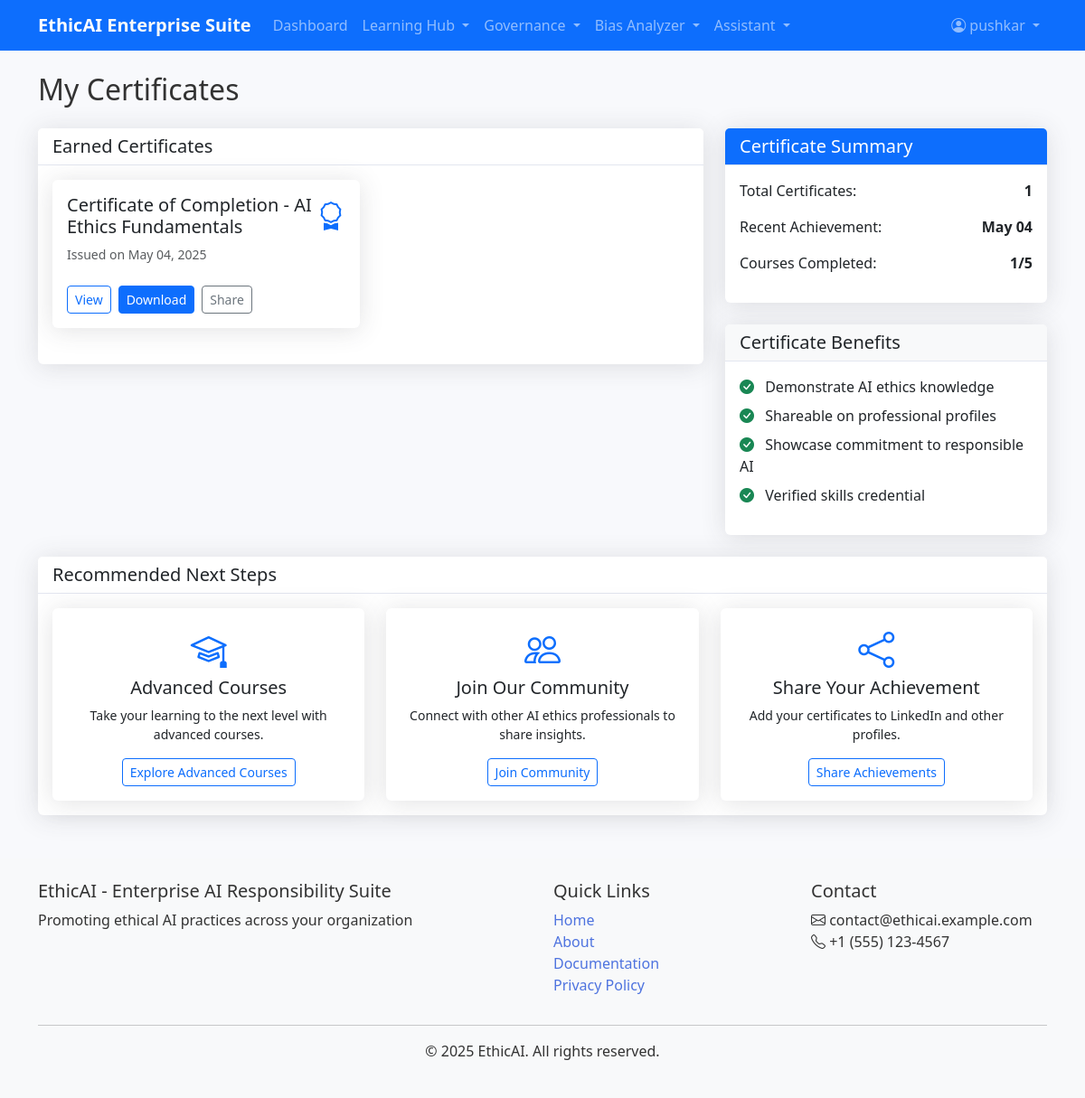
Screenshot of /learning/certificates (signed in) with the database file from the repository.
### app/models.py (models this page shows, shortened)
class User(UserMixin, db.Model):
    id = db.Column(db.Integer, primary_key=True)
    username = db.Column(db.String(64), index=True, unique=True)
    email = db.Column(db.String(120), index=True, unique=True)
    password_hash = db.Column(db.String(128))
    role = db.Column(db.String(20), default=ROLES['USER'])
    is_active = db.Column(db.Boolean, default=True)
    created_at = db.Column(db.DateTime, default=datetime.utcnow)
    certificates = db.relationship('Certificate', backref='user', lazy='dynamic')
    ai_models = db.relationship('AIModel', backref='owner', lazy='dynamic')
    assessments = db.relationship('Assessment', backref='user', lazy='dynamic')
    assistant_interactions = db.relationship('AssistantInteraction', backref='user', lazy='dynamic')

class Certificate(db.Model):
    id = db.Column(db.Integer, primary_key=True)
    title = db.Column(db.String(128))
    pdf_path = db.Column(db.String(256))
    issued_date = db.Column(db.DateTime, default=datetime.utcnow)
    user_id = db.Column(db.Integer, db.ForeignKey('user.id'))
    course_id = db.Column(db.Integer, db.ForeignKey('course.id'))

### app/modules/learning_hub/routes.py (the view)
@bp.route('/certificates')
@login_required
def certificates():
    try:
        certificates = Certificate.query.filter_by(user_id=current_user.id).all()
        return render_template(
            'learning_hub/certificates.html',
            title='My Certificates',
            certificates=certificates
        )
    except Exception as e:
        print(f"Database error: {e}")
        flash("An error occurred while processing your request. Please try again later.", "error")
        return redirect(url_for('main.index'))

### app/models.py (called while the page is built)
@login_manager.user_loader
def load_user(id):
    return User.query.get(int(id))

### app/templates/learning_hub/certificates.html (shortened to what this page needs)
{% extends "base.html" %}
{% block content %}
<h1 class="h2 mb-4">My Certificates</h1>
<div class="row mb-4">
    <div class="col-lg-8">
        <div class="card">
            <div class="card-header">
                <h5 class="m-0">Earned Certificates</h5>
            </div>
            <div class="card-body">
                {% if certificates %}
                    <div class="row">
                        {% for certificate in certificates %}
                            <div class="col-md-6 mb-4">
                                <div class="card certificate-card h-100">
                                    <div class="card-body">
                                        <div class="certificate-header d-flex justify-content-between align-items-start">
                                            <div>
                                                <h5 class="card-title">{{ certificate.title }}</h5>
                                                <p class="card-text small text-muted">Issued on {{ certificate.issued_date.strftime('%B %d, %Y') }}</p>
                                            </div>
                                            <div class="certificate-badge">
                                                <i class="bi bi-award text-primary fs-2"></i>
                                            </div>
                                        </div>
                                        <div class="certificate-actions mt-4">
                                            <div class="d-flex gap-2">
                                                <a href="{{ url_for('learning_hub.view_certificate', certificate_id=certificate.id) }}" class="btn btn-sm btn-outline-primary">View</a>
                                                <a href="{{ url_for('learning_hub.download_certificate', certificate_id=certificate.id) }}" class="btn btn-sm btn-primary">Download</a>
                                                <button class="btn btn-sm btn-outline-secondary">Share</button>
                                            </div>
                                        </div>
                                    </div>
                                </div>
                            </div>
                        {% endfor %}
                    </div>
                {% endif %}
            </div>
        </div>
    </div>
    <div class="col-lg-4">
        <div class="card mb-4">
            <div class="card-header bg-primary text-white">
                <h5 class="m-0">Certificate Summary</h5>
            </div>
            <div class="card-body">
                <div class="d-flex justify-content-between mb-3">
                    <span>Total Certificates:</span>
                    <span class="fw-bold">{{ certificates|length }}</span>
                </div>
                <div class="d-flex justify-content-between mb-3">
                    <span>Recent Achievement:</span>
                    <span class="fw-bold">
                        {% if certificates %}
                            {{ certificates[0].issued_date.strftime('%b %d') }}
                        {% else %}
                            None
                        {% endif %}
                    </span>
                </div>
                <div class="d-flex justify-content-between mb-3">
                    <span>Courses Completed:</span>
                    <span class="fw-bold">{{ certificates|length }}/5</span>
                </div>
            </div>
        </div>
        <div class="card">
            <div class="card-header bg-light">
                <h5 class="m-0">Certificate Benefits</h5>
            </div>
            <div class="card-body">
                <ul class="list-unstyled">
                    <li class="mb-2">
                        <i class="bi bi-check-circle-fill text-success me-2"></i>
                        Demonstrate AI ethics knowledge
                    </li>
                    <li class="mb-2">
                        <i class="bi bi-check-circle-fill text-success me-2"></i>
                        Shareable on professional profiles
                    </li>
                    <li class="mb-2">
                        <i class="bi bi-check-circle-fill text-success me-2"></i>
                        Showcase commitment to responsible AI
                    </li>
                    <li>
                        <i class="bi bi-check-circle-fill text-success me-2"></i>
                        Verified skills credential
                    </li>
                </ul>
            </div>
        </div>
    </div>
</div>
<div class="row">
    <div class="col-12">
        <div class="card">
            <div class="card-header">
                <h5 class="m-0">Recommended Next Steps</h5>
            </div>
            <div class="card-body">
                <div class="row">
                    {% if certificates %}
                        <div class="col-md-4 mb-3 mb-md-0">
                            <div class="card h-100">
                                <div class="card-body text-center">
                                    <i class="bi bi-mortarboard fs-1 text-primary mb-3"></i>
                                    <h5>Advanced Courses</h5>
                                    <p class="small">Take your learning to the next level with advanced courses.</p>
                                    <a href="{{ url_for('learning_hub.courses') }}" class="btn btn-sm btn-outline-primary">Explore Advanced Courses</a>
                                </div>
                            </div>
                        </div>
                        <div class="col-md-4 mb-3 mb-md-0">
                            <div class="card h-100">
                                <div class="card-body text-center">
                                    <i class="bi bi-people fs-1 text-primary mb-3"></i>
                                    <h5>Join Our Community</h5>
                                    <p class="small">Connect with other AI ethics professionals to share insights.</p>
                                    <button class="btn btn-sm btn-outline-primary">Join Community</button>
                                </div>
                            </div>
                        </div>
                        <div class="col-md-4">
                            <div class="card h-100">
                                <div class="card-body text-center">
                                    <i class="bi bi-share fs-1 text-primary mb-3"></i>
                                    <h5>Share Your Achievement</h5>
                                    <p class="small">Add your certificates to LinkedIn and other profiles.</p>
                                    <button class="btn btn-sm btn-outline-primary">Share Achievements</button>
                                </div>
                            </div>
                        </div>
                    {% endif %}
                </div>
            </div>
        </div>
    </div>
</div>
{% endblock %}

### app/templates/base.html (shortened to what this page needs)
<!DOCTYPE html>
<html lang="en">
<head>
    <link rel="stylesheet" href="https://cdn.jsdelivr.net/npm/bootstrap@5.3.0/dist/css/bootstrap.min.css">
    <link rel="stylesheet" href="{{ url_for('static', filename='css/styles.css') }}">
    <link rel="stylesheet" href="{{ url_for('static', filename='css/loading.css') }}">
    <link rel="stylesheet" href="{{ url_for('static', filename='css/gene-loader.css') }}">
    <link rel="stylesheet" href="https://cdn.jsdelivr.net/npm/bootstrap-icons@1.10.0/font/bootstrap-icons.css">
</head>
<body>
    <header>
        <nav class="navbar navbar-expand-lg navbar-dark bg-primary">
            <div class="container">
                <a class="navbar-brand" href="{{ url_for('main.index') }}">
                    <strong>EthicAI</strong> <span class="text-light">Enterprise Suite</span>
                </a>
                <div class="collapse navbar-collapse" id="navbarNav">
                    <ul class="navbar-nav me-auto">
                        {% if current_user.is_authenticated %}
                        <li class="nav-item">
                            <a class="nav-link" href="{{ url_for('main.dashboard') }}">Dashboard</a>
                        </li>
                        <li class="nav-item dropdown">
                            <a class="nav-link dropdown-toggle" href="#" id="learningDropdown" role="button" data-bs-toggle="dropdown">
                                Learning Hub
                            </a>
                        </li>
                        <li class="nav-item dropdown">
                            <a class="nav-link dropdown-toggle" href="#" id="governanceDropdown" role="button" data-bs-toggle="dropdown">
                                Governance
                            </a>
                        </li>
                        <li class="nav-item dropdown">
                            <a class="nav-link dropdown-toggle" href="#" id="biasDropdown" role="button" data-bs-toggle="dropdown">
                                Bias Analyzer
                            </a>
                        </li>
                        <li class="nav-item dropdown">
                            <a class="nav-link dropdown-toggle" href="#" id="assistantDropdown" role="button" data-bs-toggle="dropdown">
                                Assistant
                            </a>
                        </li>
                        {% endif %}
                    </ul>
                    <ul class="navbar-nav ms-auto">
                        {% if current_user.is_authenticated %}
                        <li class="nav-item dropdown">
                            <a class="nav-link dropdown-toggle" href="#" id="userDropdown" role="button" data-bs-toggle="dropdown">
                                <i class="bi bi-person-circle"></i> {{ current_user.username }}
                            </a>
                        </li>
                        {% endif %}
                    </ul>
                </div>
            </div>
        </nav>
    </header>
    <main class="container mt-4">
        {% block content %}{% endblock %}
    </main>
    <footer class="bg-light py-4 mt-5">
        <div class="container">
            <div class="row">
                <div class="col-md-6">
                    <h5>EthicAI - Enterprise AI Responsibility Suite</h5>
                    <p>Promoting ethical AI practices across your organization</p>
                </div>
                <div class="col-md-3">
                    <h5>Quick Links</h5>
                    <ul class="list-unstyled">
                        <li><a href="{{ url_for('main.index') }}">Home</a></li>
                        <li><a href="#">About</a></li>
                        <li><a href="#">Documentation</a></li>
                        <li><a href="#">Privacy Policy</a></li>
                    </ul>
                </div>
                <div class="col-md-3">
                    <h5>Contact</h5>
                    <ul class="list-unstyled">
                        <li><i class="bi bi-envelope"></i> contact@ethicai.example.com</li>
                        <li><i class="bi bi-telephone"></i> +1 (555) 123-4567</li>
                    </ul>
                </div>
            </div>
            <hr>
            <div class="text-center">
                <p>&copy; {{ 2025 }} EthicAI. All rights reserved.</p>
            </div>
        </div>
    </footer>
</body>
</html>

### app/static/css/styles.css (style rules this page uses)
:root { --primary-color: #4e73df; --secondary-color: #2c9faf; --success-color: #1cc88a; --danger-color: #e74a3b; --warning-color: #f6c23e; --info-color: #36b9cc; --dark-color: #5a5c69; --light-color: #f8f9fc; }
body { font-family: 'Nunito', 'Segoe UI', Roboto, Arial, sans-serif; background-color: #f8f9fc; color: #333; }
a { color: var(--primary-color); text-decoration: none; }
.card { border: none; box-shadow: 0 0.15rem 1.75rem 0 rgba(58, 59, 69, 0.15); transition: transform 0.3s, box-shadow 0.3s; }
.card-header { background-color: white; border-bottom: 1px solid #e3e6f0; }
.navbar-brand { font-weight: 800; }
.navbar-dark .navbar-brand { color: white; }

### app/static/css/loading.css (style rules this page uses)
.btn { transition: all 0.2s ease-in-out; }

### rows the page displays
User: username "pushkar"
Certificate: title "Certificate of Completion - AI Ethics Fundamentals", issued_date "May 04, 2025", issued_date "May 04"

### other values shown
{{ certificates|length }} "1"
{{ 2025 }} "2025"
